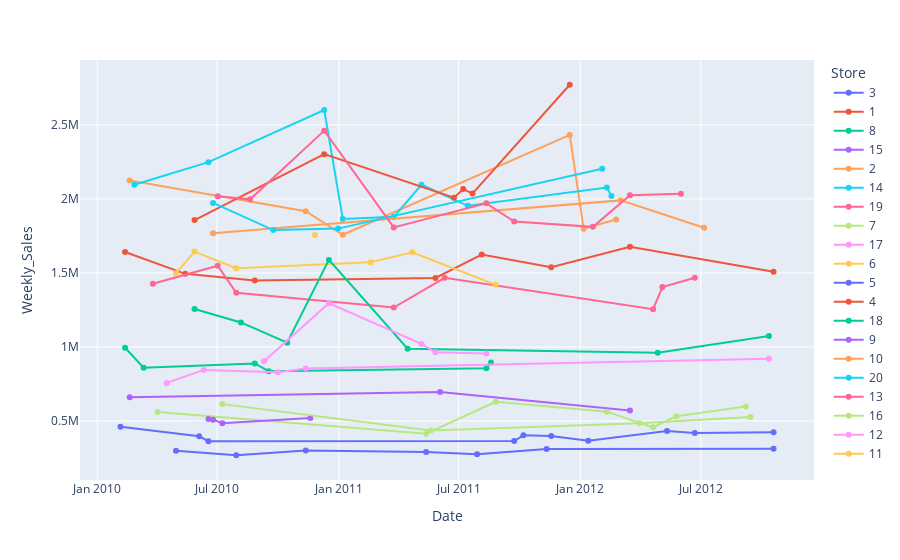

Notebook code cell kept with this figure:
### Code cell
fig = px.line(df.sort_values(by='Date', ascending=True), x="Date", y="Weekly_Sales", color="Store", markers='Holiday_Flags')
fig.show()

### Figure 1 — Plotly figure (JSON) as saved in the notebook; plotly's stock layout.template omitted (floating-point values rounded to 4 significant figures)
{"data": [{"hovertemplate": "Store=3<br>Date=%{x}<br>Weekly_Sales=%{y}<extra></extra>", "legendgroup": "3", "line": {"color": "#636efa", "dash": "solid"}, "marker": {"symbol": "circle"}, "mode": "lines+markers", "name": "3", "orientation": "v", "showlegend": true, "type": "scatter", "x": ["2010-02-05T00:00:00", "2010-06-04T00:00:00", "2010-06-18T00:00:00", "2011-09-23T00:00:00", "2011-10-07T00:00:00", "2011-11-18T00:00:00", "2012-01-13T00:00:00", "2012-05-11T00:00:00", "2012-06-22T00:00:00", "2012-10-19T00:00:00", null, null], "xaxis": "x", "y": [461600.0, 397000.0, 364100.0, 365200.0, 403300.0, 398800.0, 367400.0, 432000.0, 419500.0, 424500.0, 418900.0, 384200.0], "yaxis": "y"}, {"hovertemplate": "Store=1<br>Date=%{x}<br>Weekly_Sales=%{y}<extra></extra>", "legendgroup": "1", "line": {"color": "#EF553B", "dash": "solid"}, "marker": {"symbol": "circle"}, "mode": "lines+markers", "name": "1", "orientation": "v", "showlegend": true, "type": "scatter", "x": ["2010-02-12T00:00:00", "2010-05-14T00:00:00", "2010-08-27T00:00:00", "2011-05-27T00:00:00", "2011-08-05T00:00:00", "2011-11-18T00:00:00", "2012-03-16T00:00:00", "2012-10-19T00:00:00", null], "xaxis": "x", "y": [1642000.0, 1494000.0, 1449000.0, 1466000.0, 1624000.0, 1539000.0, 1677000.0, 1508000.0, 1662000.0], "yaxis": "y"}, {"hovertemplate": "Store=8<br>Date=%{x}<br>Weekly_Sales=%{y}<extra></extra>", "legendgroup": "8", "line": {"color": "#00cc96", "dash": "solid"}, "marker": {"symbol": "circle"}, "mode": "lines+markers", "name": "8", "orientation": "v", "showlegend": true, "type": "scatter", "x": ["2010-02-12T00:00:00", "2010-03-12T00:00:00", "2010-08-27T00:00:00", "2010-09-17T00:00:00", "2011-08-12T00:00:00", "2011-08-19T00:00:00"], "xaxis": "x", "y": [994800.0, 860300.0, 888800.0, 836700.0, 856800.0, 895100.0], "yaxis": "y"}, {"hovertemplate": "Store=15<br>Date=%{x}<br>Weekly_Sales=%{y}<extra></extra>", "legendgroup": "15", "line": {"color": "#ab63fa", "dash": "solid"}, "marker": {"symbol": "circle"}, "mode": "lines+markers", "name": "15", "orientation": "v", "showlegend": true, "type": "scatter", "x": ["2010-02-19T00:00:00", "2011-06-03T00:00:00", "2012-03-16T00:00:00", null], "xaxis": "x", "y": [660800.0, 695400.0, 570600.0, 607500.0], "yaxis": "y"}, {"hovertemplate": "Store=2<br>Date=%{x}<br>Weekly_Sales=%{y}<extra></extra>", "legendgroup": "2", "line": {"color": "#FFA15A", "dash": "solid"}, "marker": {"symbol": "circle"}, "mode": "lines+markers", "name": "2", "orientation": "v", "showlegend": true, "type": "scatter", "x": ["2010-02-19T00:00:00", "2010-11-12T00:00:00", "2011-01-07T00:00:00", "2011-12-16T00:00:00", "2012-01-06T00:00:00", "2012-02-24T00:00:00", null, null], "xaxis": "x", "y": [2124000.0, 1917000.0, 1758000.0, 2433000.0, 1800000.0, 1862000.0, 1853000.0, 1798000.0], "yaxis": "y"}, {"hovertemplate": "Store=14<br>Date=%{x}<br>Weekly_Sales=%{y}<extra></extra>", "legendgroup": "14", "line": {"color": "#19d3f3", "dash": "solid"}, "marker": {"symbol": "circle"}, "mode": "lines+markers", "name": "14", "orientation": "v", "showlegend": true, "type": "scatter", "x": ["2010-02-26T00:00:00", "2010-06-18T00:00:00", "2010-12-10T00:00:00", "2011-01-07T00:00:00", "2011-03-25T00:00:00", "2011-05-06T00:00:00", "2011-07-15T00:00:00", "2012-02-10T00:00:00", "2012-02-17T00:00:00"], "xaxis": "x", "y": [2096000.0, 2249000.0, 2601000.0, 1865000.0, 1879000.0, 2096000.0, 1954000.0, 2077000.0, 2021000.0], "yaxis": "y"}, {"hovertemplate": "Store=19<br>Date=%{x}<br>Weekly_Sales=%{y}<extra></extra>", "legendgroup": "19", "line": {"color": "#FF6692", "dash": "solid"}, "marker": {"symbol": "circle"}, "mode": "lines+markers", "name": "19", "orientation": "v", "showlegend": true, "type": "scatter", "x": ["2010-03-26T00:00:00", "2010-07-02T00:00:00", "2010-07-30T00:00:00", "2011-03-25T00:00:00", "2011-06-10T00:00:00", "2012-04-20T00:00:00", "2012-05-04T00:00:00", "2012-06-22T00:00:00"], "xaxis": "x", "y": [1427000.0, 1549000.0, 1366000.0, 1267000.0, 1467000.0, 1255000.0, 1405000.0, 1468000.0], "yaxis": "y"}, {"hovertemplate": "Store=7<br>Date=%{x}<br>Weekly_Sales=%{y}<extra></extra>", "legendgroup": "7", "line": {"color": "#B6E880", "dash": "solid"}, "marker": {"symbol": "circle"}, "mode": "lines+markers", "name": "7", "orientation": "v", "showlegend": true, "type": "scatter", "x": ["2010-04-02T00:00:00", "2011-05-13T00:00:00", "2011-08-26T00:00:00", "2012-02-10T00:00:00", "2012-04-20T00:00:00", "2012-05-25T00:00:00", "2012-09-07T00:00:00", null], "xaxis": "x", "y": [561100.0, 414100.0, 630000.0, 563500.0, 457300.0, 532700.0, 597900.0, 716400.0], "yaxis": "y"}, {"hovertemplate": "Store=17<br>Date=%{x}<br>Weekly_Sales=%{y}<extra></extra>", "legendgroup": "17", "line": {"color": "#FF97FF", "dash": "solid"}, "marker": {"symbol": "circle"}, "mode": "lines+markers", "name": "17", "orientation": "v", "showlegend": true, "type": "scatter", "x": ["2010-04-16T00:00:00", "2010-06-11T00:00:00", "2010-10-01T00:00:00", "2010-11-12T00:00:00", "2012-10-12T00:00:00", null, null], "xaxis": "x", "y": [757700.0, 845300.0, 829200.0, 855500.0, 919900.0, 986900.0, 1047000.0], "yaxis": "y"}, {"hovertemplate": "Store=6<br>Date=%{x}<br>Weekly_Sales=%{y}<extra></extra>", "legendgroup": "6", "line": {"color": "#FECB52", "dash": "solid"}, "marker": {"symbol": "circle"}, "mode": "lines+markers", "name": "6", "orientation": "v", "showlegend": true, "type": "scatter", "x": ["2010-04-30T00:00:00", "2010-05-28T00:00:00", "2010-07-30T00:00:00", "2011-02-18T00:00:00", "2011-04-22T00:00:00", "2011-08-26T00:00:00"], "xaxis": "x", "y": [1498000.0, 1644000.0, 1532000.0, 1572000.0, 1639000.0, 1420000.0], "yaxis": "y"}, {"hovertemplate": "Store=5<br>Date=%{x}<br>Weekly_Sales=%{y}<extra></extra>", "legendgroup": "5", "line": {"color": "#636efa", "dash": "solid"}, "marker": {"symbol": "circle"}, "mode": "lines+markers", "name": "5", "orientation": "v", "showlegend": true, "type": "scatter", "x": ["2010-04-30T00:00:00", "2010-07-30T00:00:00", "2010-11-12T00:00:00", "2011-05-13T00:00:00", "2011-07-29T00:00:00", "2011-11-11T00:00:00", "2012-10-19T00:00:00", null], "xaxis": "x", "y": [298700.0, 268900.0, 301800.0, 290900.0, 275100.0, 311900.0, 313400.0, 359200.0], "yaxis": "y"}, {"hovertemplate": "Store=4<br>Date=%{x}<br>Weekly_Sales=%{y}<extra></extra>", "legendgroup": "4", "line": {"color": "#EF553B", "dash": "solid"}, "marker": {"symbol": "circle"}, "mode": "lines+markers", "name": "4", "orientation": "v", "showlegend": true, "type": "scatter", "x": ["2010-05-28T00:00:00", "2010-12-10T00:00:00", "2011-06-24T00:00:00", "2011-07-08T00:00:00", "2011-07-22T00:00:00", "2011-12-16T00:00:00"], "xaxis": "x", "y": [1858000.0, 2303000.0, 2008000.0, 2067000.0, 2036000.0, 2771000.0], "yaxis": "y"}, {"hovertemplate": "Store=18<br>Date=%{x}<br>Weekly_Sales=%{y}<extra></extra>", "legendgroup": "18", "line": {"color": "#00cc96", "dash": "solid"}, "marker": {"symbol": "circle"}, "mode": "lines+markers", "name": "18", "orientation": "v", "showlegend": true, "type": "scatter", "x": ["2010-05-28T00:00:00", "2010-08-06T00:00:00", "2010-10-15T00:00:00", "2010-12-17T00:00:00", "2011-04-15T00:00:00", "2012-04-27T00:00:00", "2012-10-12T00:00:00", null, null, null], "xaxis": "x", "y": [1256000.0, 1166000.0, 1030000.0, 1588000.0, 988200.0, 961200.0, 1074079, 1205000.0, 1087000.0, 1048000.0], "yaxis": "y"}, {"hovertemplate": "Store=9<br>Date=%{x}<br>Weekly_Sales=%{y}<extra></extra>", "legendgroup": "9", "line": {"color": "#ab63fa", "dash": "solid"}, "marker": {"symbol": "circle"}, "mode": "lines+markers", "name": "9", "orientation": "v", "showlegend": true, "type": "scatter", "x": ["2010-06-18T00:00:00", "2010-06-25T00:00:00", "2010-07-09T00:00:00", "2010-11-19T00:00:00"], "xaxis": "x", "y": [513100.0, 509300.0, 485400.0, 519800.0], "yaxis": "y"}, {"hovertemplate": "Store=10<br>Date=%{x}<br>Weekly_Sales=%{y}<extra></extra>", "legendgroup": "10", "line": {"color": "#FFA15A", "dash": "solid"}, "marker": {"symbol": "circle"}, "mode": "lines+markers", "name": "10", "orientation": "v", "showlegend": true, "type": "scatter", "x": ["2010-06-25T00:00:00", "2012-03-02T00:00:00", "2012-07-06T00:00:00", null, null], "xaxis": "x", "y": [1768000.0, 1990000.0, 1806000.0, 1714000.0, 1832000.0], "yaxis": "y"}, {"hovertemplate": "Store=20<br>Date=%{x}<br>Weekly_Sales=%{y}<extra></extra>", "legendgroup": "20", "line": {"color": "#19d3f3", "dash": "solid"}, "marker": {"symbol": "circle"}, "mode": "lines+markers", "name": "20", "orientation": "v", "showlegend": true, "type": "scatter", "x": ["2010-06-25T00:00:00", "2010-09-24T00:00:00", "2010-12-31T00:00:00", "2012-02-03T00:00:00", null], "xaxis": "x", "y": [1973000.0, 1790000.0, 1800000.0, 2204000.0, 2046000.0], "yaxis": "y"}, {"hovertemplate": "Store=13<br>Date=%{x}<br>Weekly_Sales=%{y}<extra></extra>", "legendgroup": "13", "line": {"color": "#FF6692", "dash": "solid"}, "marker": {"symbol": "circle"}, "mode": "lines+markers", "name": "13", "orientation": "v", "showlegend": true, "type": "scatter", "x": ["2010-07-02T00:00:00", "2010-08-20T00:00:00", "2010-12-10T00:00:00", "2011-03-25T00:00:00", "2011-08-12T00:00:00", "2011-09-23T00:00:00", "2012-01-20T00:00:00", "2012-03-16T00:00:00", "2012-06-01T00:00:00"], "xaxis": "x", "y": [2018000.0, 1997000.0, 2461000.0, 1808000.0, 1970000.0, 1847000.0, 1812000.0, 2026000.0, 2035000.0], "yaxis": "y"}, {"hovertemplate": "Store=16<br>Date=%{x}<br>Weekly_Sales=%{y}<extra></extra>", "legendgroup": "16", "line": {"color": "#B6E880", "dash": "solid"}, "marker": {"symbol": "circle"}, "mode": "lines+markers", "name": "16", "orientation": "v", "showlegend": true, "type": "scatter", "x": ["2010-07-09T00:00:00", "2011-05-20T00:00:00", "2012-03-30T00:00:00", "2012-09-14T00:00:00"], "xaxis": "x", "y": [614300.0, 435400.0, 485100.0, 526500.0], "yaxis": "y"}, {"hovertemplate": "Store=12<br>Date=%{x}<br>Weekly_Sales=%{y}<extra></extra>", "legendgroup": "12", "line": {"color": "#FF97FF", "dash": "solid"}, "marker": {"symbol": "circle"}, "mode": "lines+markers", "name": "12", "orientation": "v", "showlegend": true, "type": "scatter", "x": ["2010-09-10T00:00:00", "2010-12-17T00:00:00", "2011-05-06T00:00:00", "2011-05-27T00:00:00", "2011-08-12T00:00:00"], "xaxis": "x", "y": [903100.0, 1296000.0, 1021000.0, 964300.0, 955900.0], "yaxis": "y"}, {"hovertemplate": "Store=11<br>Date=%{x}<br>Weekly_Sales=%{y}<extra></extra>", "legendgroup": "11", "line": {"color": "#FECB52", "dash": "solid"}, "marker": {"symbol": "circle"}, "mode": "lines+markers", "name": "11", "orientation": "v", "showlegend": true, "type": "scatter", "x": ["2010-11-26T00:00:00", null, null], "xaxis": "x", "y": [1757000.0, 1244000.0, 1570000.0], "yaxis": "y"}], "layout": {"legend": {"title": {"text": "Store"}, "tracegroupgap": 0}, "margin": {"t": 60}, "xaxis": {"anchor": "y", "domain": [0, 1], "title": {"text": "Date"}}, "yaxis": {"anchor": "x", "domain": [0, 1], "title": {"text": "Weekly_Sales"}}}}
